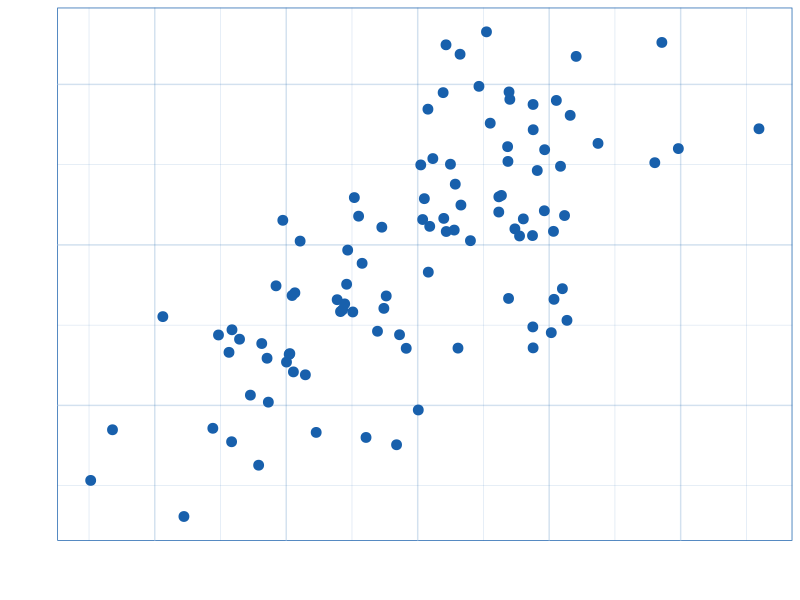
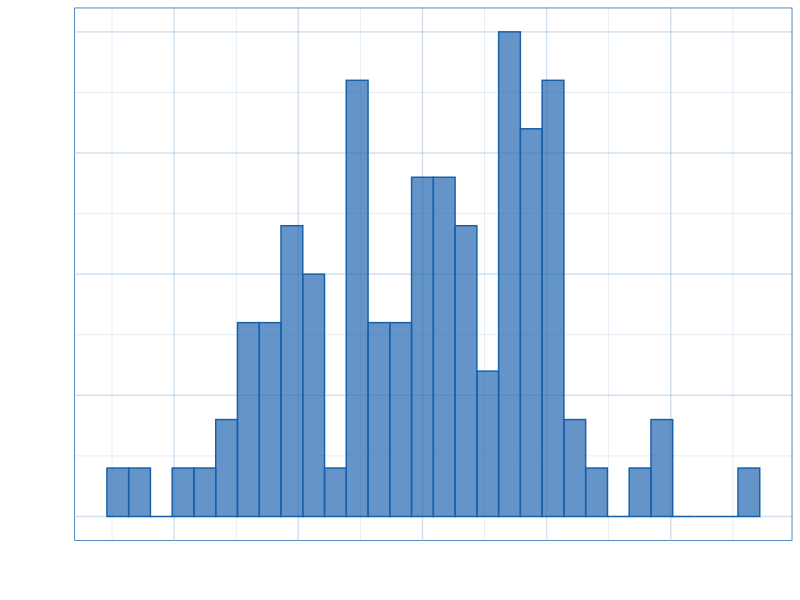

These figures' R source, in order:
## ---- chunk 1
#| label: setup
#| include: false

knitr::opts_chunk$set(dev.args = list(bg="transparent"))

## ---- chunk 2
#| echo: false
#| results: 'asis'
wrap = function(x="", tag="div", class, attr, close=TRUE) {
    orig_tag = tag
    if (!missing(class)) {
        tag = paste0(tag, ' class="', class, '"')
    }
    if (!missing(attr)) {
        tag = paste(tag, attr)
    }
    out = paste0("<", tag, ">", x)
    if (close) {out = paste0(out, "</", orig_tag, ">")} 
    return(out)
}

make_title = function(title, include_title=FALSE) {
    paste(
        ifelse(include_title,
            paste0('<h2 class="hidden" auto-animate="true" auto-animate-easing="ease-in-out">', title, '</h2>'),
            '<h2 class="hidden" auto-animate="true" auto-animate-easing="ease-in-out"></h2>'
            ),
        wrap(title, class="animate-title", attr='data-id="animate-title"'),
        wrap(class="timeline", close=FALSE),
        wrap(class="line", attr='data-id="line"'),
        sep='\n')
}

make_timeline = function(title, content) {

    formatted_content = list()
    for (i in 1:length(content)) {
        formatted_content[[i]] = wrap(
            paste0(
                wrap(content[[i]]$when, class="when"),
                "\n",
                wrap(content[[i]]$what, class="what"),
                "\n",
                wrap(content[[i]]$where, class="where")
            ),
            tag="li", attr=paste0('data-id="p', i, '"')
        )
    }

    out = ""
    for (i in 1:length(formatted_content)) {
        out = paste0(
            out,
            make_title(title, i==1),
            wrap(paste(formatted_content[1:i], collapse = ""), tag="ul"),
            "</alt-div>",
            sep = "\n")
    }
    cat("```{=html}\n", out, "\n```")
}

cv = list(
    list(
        what="PhD Psychology",
        where="University of Edinburgh",
        when="2011-2015"
    ),
    list(
        what="Psychometrics",
        where="Royal College of Surgeons of Edinburgh",
        when="2015-2017"
    ),
    list(
        what="Teacher/Lecturer in research methods & statistics",
        where="Universities of Edinburgh and Sussex",
        when="2017-2022"
    ),
    list(
        what="Research associate",
        where="InfAR @ Bauhaus",
        when="2022-present"
    )
)

make_timeline("Who am I?", cv)
## ---- chunk 3
library(ggplot2)
main_col = "#1860ac"
update_geom_defaults("point", list(colour = main_col, size = 3))
update_geom_defaults("bar", list(colour = main_col, fill = paste0(main_col, "aa")))
my_theme <- theme(
        line = element_line(colour = main_col),
        text = element_text(colour = main_col),
        plot.background = element_blank(),
        panel.background = element_rect(
            fill = "white",
            colour = main_col),
        panel.grid.major = element_line(colour = paste0(main_col, "30")),
        panel.grid.minor = element_line(colour = paste0(main_col, "25")),
        axis.ticks = element_line(colour = "white"),
        axis.text = element_text(colour = "white", size = 12),
        axis.title = element_text(colour = "white", size = 18),
        axis.title.x.bottom = element_text(vjust=-0.5)
    )
df <- tibble::tibble(x = rnorm(100), y = x + rnorm(100))
df |>
    ggplot(aes(x, y)) +
    geom_point() +
    labs(x = "blah", y = "blee") +
    my_theme
## ---- chunk 4
df |>
    ggplot(aes(x)) + geom_histogram() + my_theme
